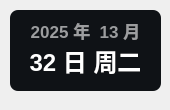
<?xml version="1.0" encoding="UTF-8"?>
<ui version="4.0">
 <class>Form</class>
 <widget class="QWidget" name="Form">
  <property name="geometry">
   <rect>
    <x>0</x>
    <y>0</y>
    <width>170</width>
    <height>110</height>
   </rect>
  </property>
  <property name="minimumSize">
   <size>
    <width>0</width>
    <height>0</height>
   </size>
  </property>
  <property name="maximumSize">
   <size>
    <width>16777215</width>
    <height>65536</height>
   </size>
  </property>
  <property name="windowTitle">
   <string>时间</string>
  </property>
  <widget class="QLabel" name="date_text">
   <property name="geometry">
    <rect>
     <x>10</x>
     <y>10</y>
     <width>151</width>
     <height>41</height>
    </rect>
   </property>
   <property name="font">
    <font>
     <family>Microsoft YaHei UI</family>
     <pointsize>13</pointsize>
     <weight>75</weight>
     <bold>true</bold>
    </font>
   </property>
   <property name="styleSheet">
    <string notr="true">color: rgba(255, 255, 255, 150);
font-weight: bold;</string>
   </property>
   <property name="text">
    <string>2025 年  13 月</string>
   </property>
   <property name="textFormat">
    <enum>Qt::PlainText</enum>
   </property>
   <property name="alignment">
    <set>Qt::AlignCenter</set>
   </property>
  </widget>
  <widget class="QLabel" name="day_text">
   <property name="geometry">
    <rect>
     <x>20</x>
     <y>30</y>
     <width>131</width>
     <height>61</height>
    </rect>
   </property>
   <property name="font">
    <font>
     <family>Microsoft YaHei UI</family>
     <pointsize>18</pointsize>
     <weight>75</weight>
     <bold>true</bold>
    </font>
   </property>
   <property name="styleSheet">
    <string notr="true">border: none;
color: rgba(255, 255, 255, 255);
font-weight: bold</string>
   </property>
   <property name="text">
    <string>32 日 周二</string>
   </property>
   <property name="textFormat">
    <enum>Qt::PlainText</enum>
   </property>
   <property name="alignment">
    <set>Qt::AlignCenter</set>
   </property>
  </widget>
  <widget class="QLabel" name="backgnd">
   <property name="geometry">
    <rect>
     <x>10</x>
     <y>10</y>
     <width>151</width>
     <height>81</height>
    </rect>
   </property>
   <property name="styleSheet">
    <string notr="true">background-color: rgba(15, 18, 22, 255);
border-radius: 8px
</string>
   </property>
   <property name="text">
    <string/>
   </property>
  </widget>
  <zorder>backgnd</zorder>
  <zorder>date_text</zorder>
  <zorder>day_text</zorder>
 </widget>
 <resources/>
 <connections/>
</ui>
